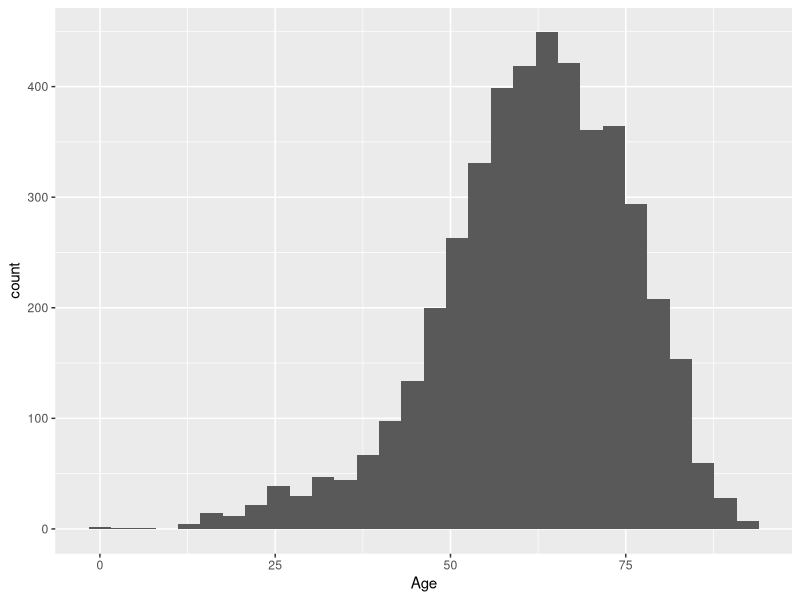
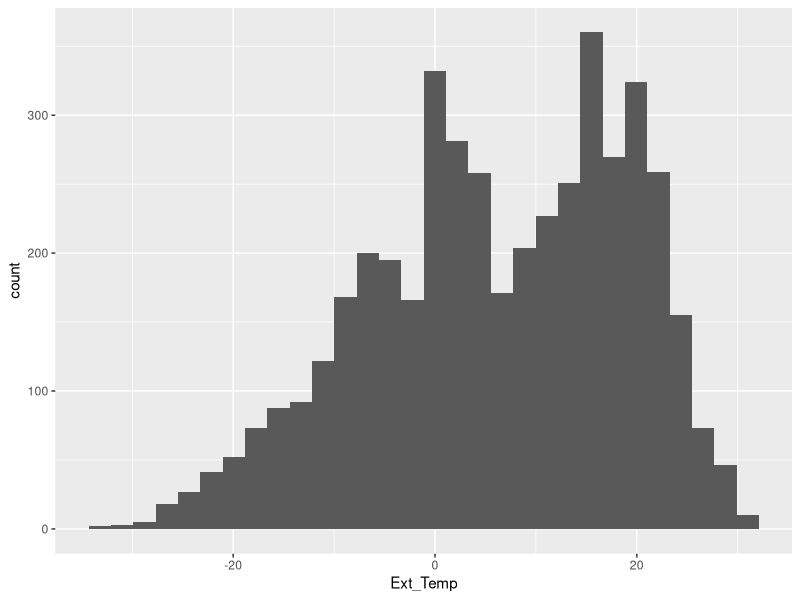
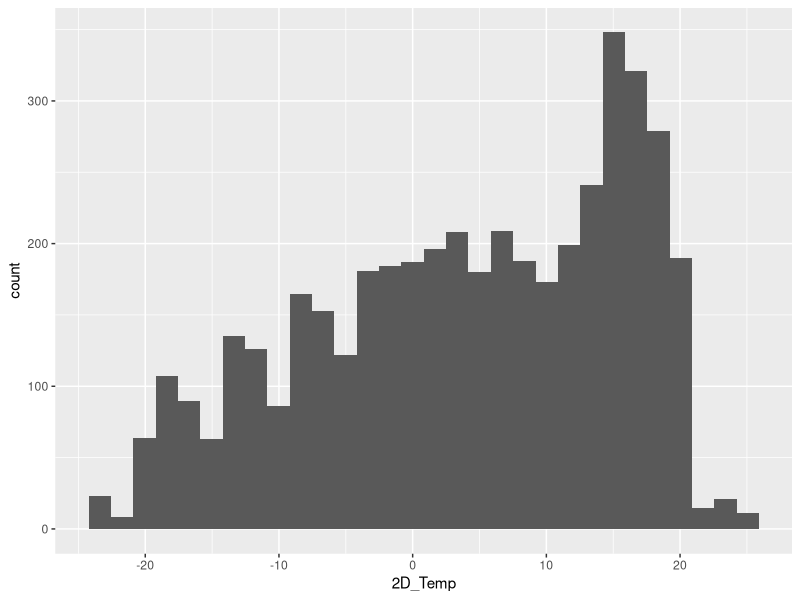
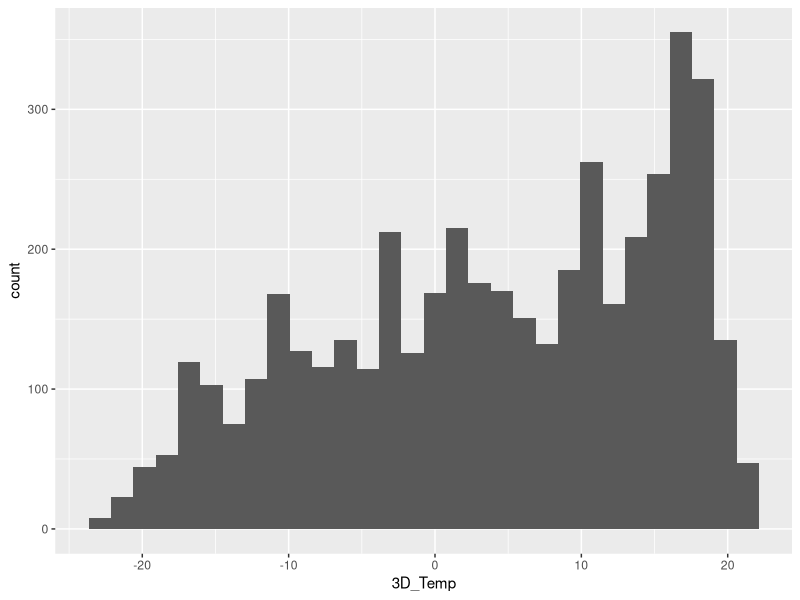
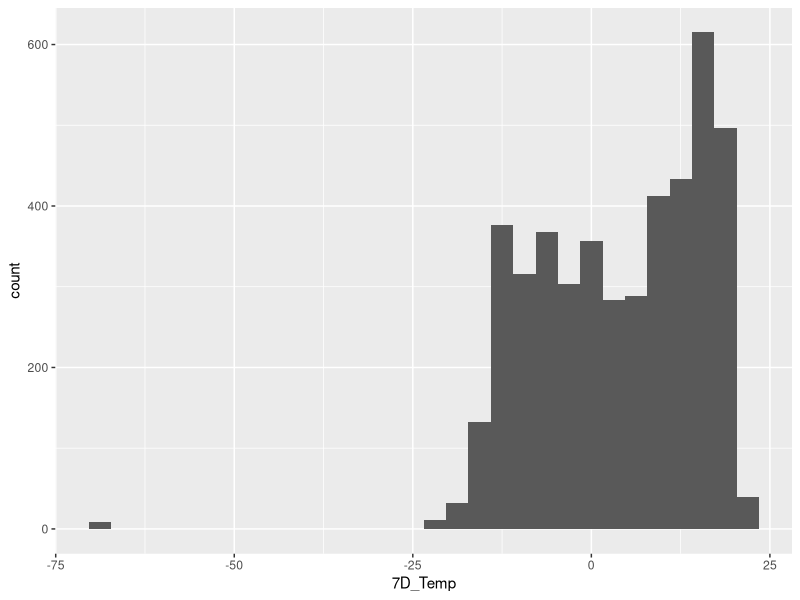
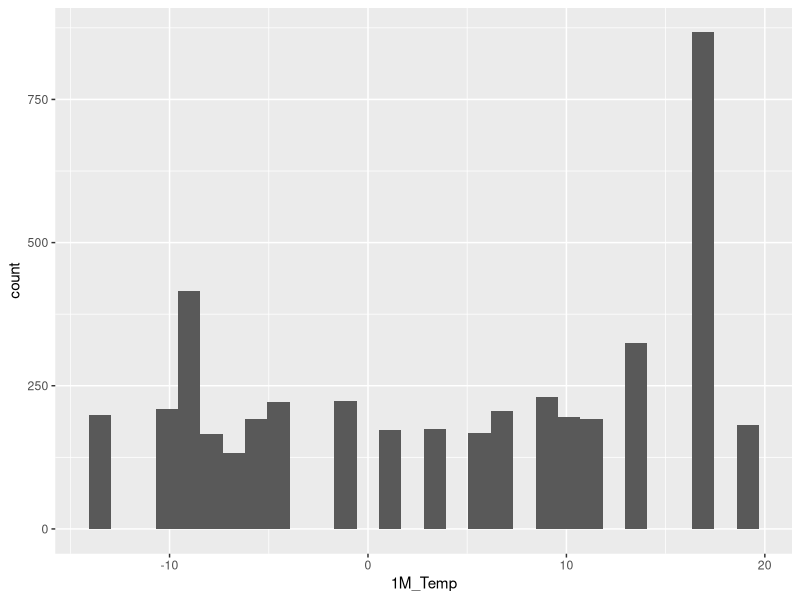
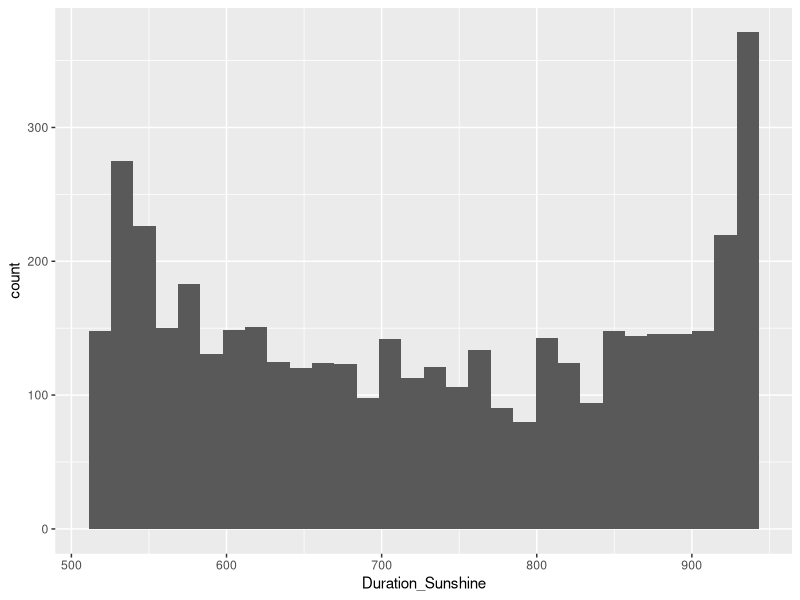
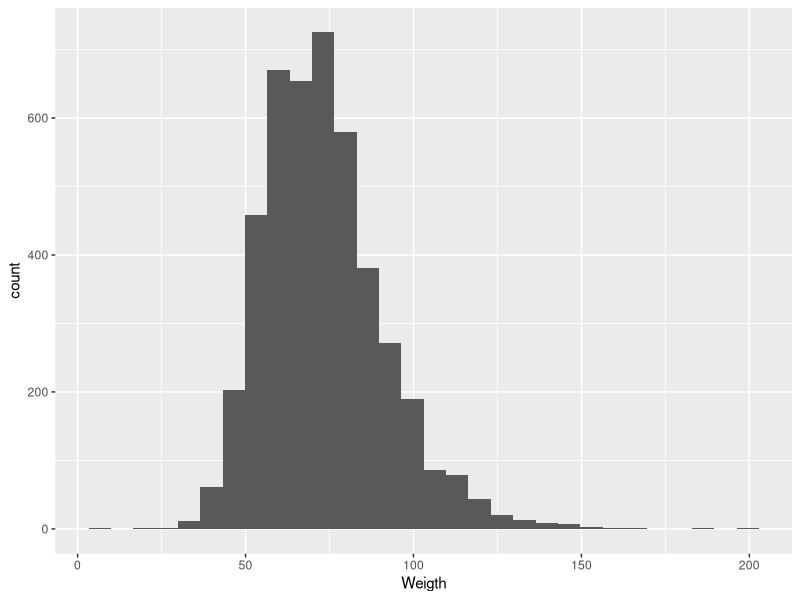

Generate these figures, in order, with R:
## ---- chunk 1
library(readxl)
library(dplyr)
library(ggplot2)
library(pheatmap)
library(car)
## ---- chunk 2
# the excel sheet represents NA values by "NA"
brownfat <- read_excel("./description/BrownFat.xls", na = "NA")
nrow(brownfat)
## ---- chunk 3
x <- colSums(is.na(brownfat)) # 
x[x > 0]
## ---- chunk 4
brownfat_cleaned_data <- brownfat %>% select(-c("TSH", "Id"))
## ---- chunk 5
# determine how many obs. display such behaviour
x <- sum(is.na(brownfat$Cancer_Status) & is.na(brownfat$Cancer_Type))
paste("No. of observations w/ Cancer_Status == Cancer_Type == NA is:", x)

# exclude these obs.
brownfat_cleaned_data <- brownfat_cleaned_data %>% 
  filter(!(is.na(Cancer_Status) & is.na(Cancer_Type)))
## ---- chunk 6
set.seed("14")

# calculate the estimated prob. of each category (except 0, and NAs)
cancer_status_category_prob <- brownfat_cleaned_data %>%
  filter(!is.na(Cancer_Type) & Cancer_Type != 0) %>%
  count(Cancer_Type) %>% 
  mutate(probability = n / sum(n))

# function to re-assign those w/ NA values
assign_cancer_type <- function(x) {
  if (is.na(x)) {
    sample(cancer_status_category_prob$Cancer_Type, 1, 
           prob = cancer_status_category_prob$probability)
  } else {
    x
  }
}


# re-assign those w/ Cancer_Type == NA
brownfat_cleaned_data_v1 <- brownfat_cleaned_data
brownfat_cleaned_data_v1$Cancer_Type <- sapply(brownfat_cleaned_data$Cancer_Type,
                                   assign_cancer_type)
## ---- chunk 7
brownfat_cleaned_data_v2 <- brownfat_cleaned_data %>%
  filter(!is.na(Cancer_Type))
## ---- chunk 8
ggplot(data = brownfat_cleaned_data_v2, aes(x = Age))+
  geom_histogram()
ggplot(data = brownfat_cleaned_data_v2, aes(x = Ext_Temp))+
  geom_histogram()
ggplot(data = brownfat_cleaned_data_v2, aes(x = `2D_Temp`))+
  geom_histogram()
ggplot(data = brownfat_cleaned_data_v2, aes(x = `3D_Temp`))+
  geom_histogram()
ggplot(data = brownfat_cleaned_data_v2, aes(x = `7D_Temp`))+
  geom_histogram()
ggplot(data = brownfat_cleaned_data_v2, aes(x = `1M_Temp`))+
  geom_histogram()
ggplot(data = brownfat_cleaned_data_v2, aes(x = Duration_Sunshine))+
  geom_histogram()
ggplot(data = brownfat_cleaned_data_v2, aes(x = Weigth))+
  geom_histogram()
ggplot(data = brownfat_cleaned_data_v2, aes(x = Size))+
  geom_histogram()
ggplot(data = brownfat_cleaned_data_v2, aes(x = BMI))+
  geom_histogram()
ggplot(data = brownfat_cleaned_data_v2, aes(x = Glycemy))+
  geom_histogram()
ggplot(data = brownfat_cleaned_data_v2, aes(x = LBW))+
  geom_histogram()
ggplot(data = brownfat_cleaned_data_v2, aes(x = Total_vol))+
  geom_histogram()
## ---- chunk 9
mean_age <- mean(brownfat_cleaned_data_v2$Age)
mean_age
## ---- chunk 10
mean_ext_temp <- mean(brownfat_cleaned_data_v2$Ext_Temp)
mean_ext_temp
## ---- chunk 11
brownfat_cleaned_data_v2$Month <- as.numeric(factor(brownfat_cleaned_data_v2$Month))
cor_matrix <- cor(brownfat_cleaned_data_v2)
pheatmap(cor_matrix, display_numbers = TRUE, cluster_rows = FALSE, cluster_cols = FALSE)

## ---- chunk 12
brownfat_cleaned_data_v2$Ext_Temp <- brownfat_cleaned_data_v2$Ext_Temp - mean(brownfat_cleaned_data_v2$Ext_Temp)

brownfat_cleaned_data_v2$`2D_Temp` <- brownfat_cleaned_data_v2$`2D_Temp` - mean(brownfat_cleaned_data_v2$`2D_Temp`) 

brownfat_cleaned_data_v2$`3D_Temp` <- brownfat_cleaned_data_v2$`3D_Temp` - mean(brownfat_cleaned_data_v2$`3D_Temp`) 

brownfat_cleaned_data_v2$`7D_Temp` <- brownfat_cleaned_data_v2$`7D_Temp` - mean(brownfat_cleaned_data_v2$`7D_Temp`)

brownfat_cleaned_data_v2$`1M_Temp` <- brownfat_cleaned_data_v2$`1M_Temp` - mean(brownfat_cleaned_data_v2$`1M_Temp`) 

brownfat_cleaned_data_v2$Season <- brownfat_cleaned_data_v2$Season - mean(brownfat_cleaned_data_v2$Season) 
brownfat_cleaned_data_v2$Duration_Sunshine<- brownfat_cleaned_data_v2$Duration_Sunshine - mean(brownfat_cleaned_data_v2$Duration_Sunshine) 

cor_matrix <- cor(brownfat_cleaned_data_v2)
pheatmap(cor_matrix, display_numbers = TRUE, cluster_rows = FALSE, cluster_cols = FALSE)
